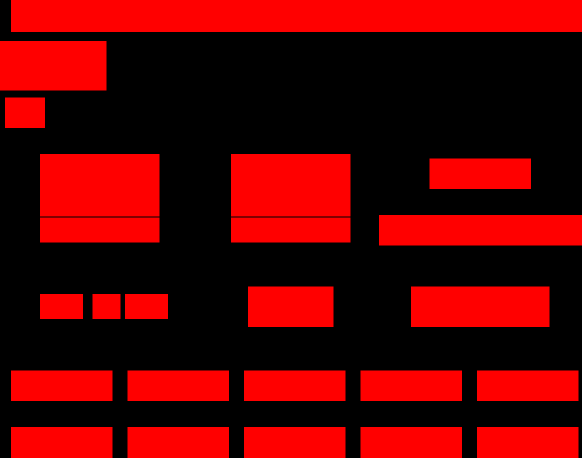
#> input picture web_app/mask/mask.png, 1163 x 915 px, found by its file name (shown at 1/2 size)
$ python calculate_ocr_regions.py
#> lines starting #> are read from the running program, lines starting #| are printed output that depends on the picture; after the words box and inside, x2 and y2 are one past the last pixel; in counts of white or black regions, pixels touching at a corner belong together
import cv2
import numpy as np

# mask.pngを読み込み
mask = cv2.imread('/Users/haruqun/Work/pachi777/web_app/mask/mask.png')
#> mask is the input picture: shape (915, 1163, 3); mean B, G, R 0, 0, 93.8

# 赤色を検出
lower_red = np.array([0, 0, 254])
upper_red = np.array([1, 1, 255])
red_mask = cv2.inRange(mask, lower_red, upper_red)
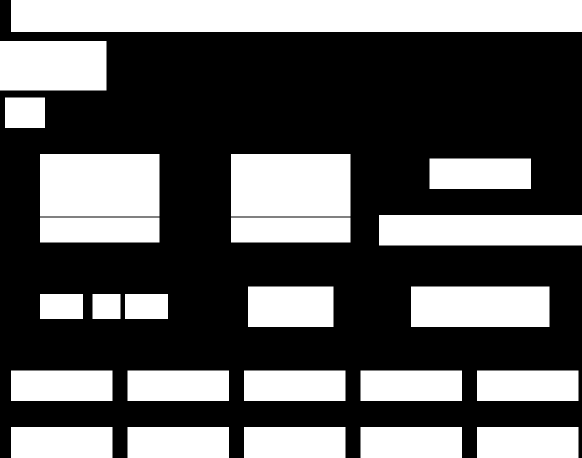
#> red_mask: shape (915, 1163) (shown at 1/2 size); 36.8% white; 24 white regions

# 輪郭を検出
contours, _ = cv2.findContours(red_mask, cv2.RETR_EXTERNAL, cv2.CHAIN_APPROX_SIMPLE)
#> contours = 24 contours; largest, box (x1, y1, x2, y2) and area: (22, 0, 1163, 64) 71820, (462, 308, 701, 433) 29512, (80, 308, 319, 433) 29512, (758, 430, 1163, 491) 24240, (822, 573, 1099, 654) 22080

# 黒背景の位置（test_detail_ocr_app.pyで検出される黒背景領域）
# 注意: 黒背景は画像によって異なる可能性があるため、
# mask.pngの座標は黒背景からの相対座標として保存すべき

# オフセット（mask.pngの原点を黒背景左上に合わせるための値）
offset_x = 0
offset_y = -191

# マスクの座標は、黒背景に対してoffset_x, offset_yだけずらした位置にある
# つまり、mask.png内の座標(x, y)は、黒背景左上を基準にすると
# (x + offset_x, y + offset_y)の位置になる

print("# mask.pngから抽出したOCR領域（黒背景左上を基準とした相対座標）")
print(f"# オフセット: X={offset_x}, Y={offset_y}")
print("# 使用方法: 黒背景の左上座標を検出し、その座標にこれらの相対座標を加算")
print()
print("OCR_REGIONS_FROM_MASK = {")

# 領域を抽出してソート
regions = []
for contour in contours:
    x, y, w, h = cv2.boundingRect(contour)
    if w > 10 and h > 10:
        # 黒背景からの相対座標として保存
        # mask.png内の座標にオフセットを適用
        x_rel = x + offset_x
        y_rel = y + offset_y
        regions.append({'x': x_rel, 'y': y_rel, 'w': w, 'h': h,
                       'x_orig': x, 'y_orig': y})
#> this loop made 24 passes
#> (contour, x, y, w, h, x_rel, y_rel) on passes 1 to 8: ([[954, 854], [954, 914], [1156, 914], [1156, 854]], 954, 854, 203, 61, 954, 663), ([[721, 854], [721, 914], [923, 914], [923, 854]], 721, 854, 203, 61, 721, 663), ([[488, 854], [488, 914], [690, 914], [690, 854]], 488, 854, 203, 61, 488, 663), ([[255, 854], [255, 914], [457, 914], [457, 854]], 255, 854, 203, 61, 255, 663), ([[22, 854], [22, 914], [224, 914], [224, 854]], 22, 854, 203, 61, 22, 663), ([[954, 741], [954, 801], [1156, 801], [1156, 741]], 954, 741, 203, 61, 954, 550), ([[721, 741], [721, 801], [923, 801], [923, 741]], 721, 741, 203, 61, 721, 550), ([[488, 741], [488, 801], [690, 801], [690, 741]], 488, 741, 203, 61, 488, 550)
#> after the loop, regions = 24 items

# Y座標、次にX座標でソート
regions.sort(key=lambda r: (r['y_orig'], r['x_orig']))

# 領域名を推定（位置から）
# 行ごとにグループ化
rows = []
current_row = []
last_y = -1

for region in regions:
    if last_y == -1 or abs(region['y_orig'] - last_y) < 30:
        current_row.append(region)
        last_y = region['y_orig']
    else:
        if current_row:
            rows.append(current_row)
        current_row = [region]
        last_y = region['y_orig']
#> this loop made 24 passes
#> last_y on passes 1 to 12: 0, 82, 195, 308, 308, 317, 430, 435, 435, 573, 573, 588
#> after the loop, rows = 7 items

if current_row:
    rows.append(current_row)

print(f"# {len(rows)}行、合計{len(regions)}個の領域を検出")
#| # 8行、合計24個の領域を検出
print()

# 重要な領域に名前を付ける
if len(rows) > 3:
    # 4行目（Y=311付近）- 大当り回数と初当り回数
    row3 = sorted(rows[3], key=lambda r: r['x_orig'])
#> row3 = 3 items
    if len(row3) >= 2:
        r = row3[0]
#> r = {'x': 80, 'y': 117, 'w': 239, 'h': 125, 'x_orig': 80, 'y_orig': 308}
        print(f"    'big_hit_count': {{'x': {r['x']}, 'y': {r['y']}, 'w': {r['w']}, 'h': {r['h']}, 'color': 'red'}},  # 大当り回数 25")
#|     'big_hit_count': {'x': 80, 'y': 117, 'w': 239, 'h': 125, 'color': 'red'},  # 大当り回数 25
        r = row3[1]
#> r = {'x': 462, 'y': 117, 'w': 239, 'h': 125, 'x_orig': 462, 'y_orig': 308}
        print(f"    'first_hit_count': {{'x': {r['x']}, 'y': {r['y']}, 'w': {r['w']}, 'h': {r['h']}, 'color': 'blue'}},  # 初当り回数 4")
#|     'first_hit_count': {'x': 462, 'y': 117, 'w': 239, 'h': 125, 'color': 'blue'},  # 初当り回数 4

    if len(row3) >= 3:
        r = row3[2]
#> r = {'x': 859, 'y': 126, 'w': 203, 'h': 61, 'x_orig': 859, 'y_orig': 317}
        print(f"    'total_start': {{'x': {r['x']}, 'y': {r['y']}, 'w': {r['w']}, 'h': {r['h']}, 'color': 'white'}},  # 累計スタート 3721")
#|     'total_start': {'x': 859, 'y': 126, 'w': 203, 'h': 61, 'color': 'white'},  # 累計スタート 3721

if len(rows) > 4:
    # 5行目（Y=438付近）- 確率と通常/チャンス
    row4 = sorted(rows[4], key=lambda r: r['x_orig'])
#> row4 = 3 items
    if len(row4) >= 2:
        r = row4[0]
#> r = {'x': 80, 'y': 244, 'w': 239, 'h': 50, 'x_orig': 80, 'y_orig': 435}
        print(f"    'big_hit_rate': {{'x': {r['x']}, 'y': {r['y']}, 'w': {r['w']}, 'h': {r['h']}, 'color': 'red'}},  # (1/148)")
#|     'big_hit_rate': {'x': 80, 'y': 244, 'w': 239, 'h': 50, 'color': 'red'},  # (1/148)
        r = row4[1]
#> r = {'x': 462, 'y': 244, 'w': 239, 'h': 50, 'x_orig': 462, 'y_orig': 435}
        print(f"    'first_hit_rate': {{'x': {r['x']}, 'y': {r['y']}, 'w': {r['w']}, 'h': {r['h']}, 'color': 'blue'}},  # (1/469)")
#|     'first_hit_rate': {'x': 462, 'y': 244, 'w': 239, 'h': 50, 'color': 'blue'},  # (1/469)

    if len(row4) >= 3:
        # 通常とチャンス中
        for i in range(2, len(row4)):
            r = row4[i]
            if i == 2:
                print(f"    'normal': {{'x': {r['x']+50}, 'y': {r['y']+10}, 'w': 80, 'h': 30, 'color': 'white'}},  # 通常 1877")
                print(f"    'chance': {{'x': {r['x']+140}, 'y': {r['y']+10}, 'w': 80, 'h': 30, 'color': 'white'}},  # チャンス中 1844")
#> this loop made 1 pass
#> i on pass 1: 2
#|     'normal': {'x': 808, 'y': 249, 'w': 80, 'h': 30, 'color': 'white'},  # 通常 1877
#|     'chance': {'x': 898, 'y': 249, 'w': 80, 'h': 30, 'color': 'white'},  # チャンス中 1844

if len(rows) > 5:
    # 6行目（Y=576付近）- 超、中、小、スタート、最高出玉
    row5 = sorted(rows[5], key=lambda r: r['x_orig'])
#> row5 = 5 items
    if len(row5) >= 3:
        # 左側の3つの小さい領域が超、中、小
        small_regions = [r for r in row5 if r['w'] < 100]
#> small_regions = 3 items
        if len(small_regions) >= 3:
            r = small_regions[0]
#> r = {'x': 80, 'y': 397, 'w': 86, 'h': 50, 'x_orig': 80, 'y_orig': 588}
            print(f"    'ultra': {{'x': {r['x']}, 'y': {r['y']}, 'w': {r['w']}, 'h': {r['h']}, 'color': 'red'}},  # 超 21")
#|     'ultra': {'x': 80, 'y': 397, 'w': 86, 'h': 50, 'color': 'red'},  # 超 21
            r = small_regions[1]
#> r = {'x': 185, 'y': 397, 'w': 56, 'h': 50, 'x_orig': 185, 'y_orig': 588}
            print(f"    'middle': {{'x': {r['x']}, 'y': {r['y']}, 'w': {r['w']}, 'h': {r['h']}, 'color': 'red'}},  # 中 0")
#|     'middle': {'x': 185, 'y': 397, 'w': 56, 'h': 50, 'color': 'red'},  # 中 0
            r = small_regions[2]
#> r = {'x': 250, 'y': 397, 'w': 86, 'h': 50, 'x_orig': 250, 'y_orig': 588}
            print(f"    'small': {{'x': {r['x']}, 'y': {r['y']}, 'w': {r['w']}, 'h': {r['h']}, 'color': 'red'}},  # 小 4")
#|     'small': {'x': 250, 'y': 397, 'w': 86, 'h': 50, 'color': 'red'},  # 小 4

        # 大きい領域がスタートと最高出玉
        large_regions = [r for r in row5 if r['w'] >= 100]
#> large_regions = 2 items
        if len(large_regions) >= 1:
            r = large_regions[0]
#> r = {'x': 496, 'y': 382, 'w': 171, 'h': 81, 'x_orig': 496, 'y_orig': 573}
            print(f"    'start': {{'x': {r['x']}, 'y': {r['y']}, 'w': {r['w']}, 'h': {r['h']}, 'color': 'white'}},  # スタート 369")
#|     'start': {'x': 496, 'y': 382, 'w': 171, 'h': 81, 'color': 'white'},  # スタート 369
        if len(large_regions) >= 2:
            r = large_regions[1]
#> r = {'x': 822, 'y': 382, 'w': 277, 'h': 81, 'x_orig': 822, 'y_orig': 573}
            print(f"    'max_payout': {{'x': {r['x']}, 'y': {r['y']}, 'w': {r['w']}, 'h': {r['h']}, 'color': 'white'}},  # 最高出玉 26830")
#|     'max_payout': {'x': 822, 'y': 382, 'w': 277, 'h': 81, 'color': 'white'},  # 最高出玉 26830

print("}")
print()

# 全領域も出力（デバッグ用）
print("\n# 全領域（デバッグ用）")
for i, region in enumerate(regions):
    print(f"# {i:2d}: orig({region['x_orig']:4}, {region['y_orig']:4}) -> final({region['x']:4}, {region['y']:4}) size({region['w']:3} x {region['h']:3})")
#> this loop made 24 passes
#| #  0: orig(  22,    0) -> final(  22, -191) size(1141 x  64)
#| #  1: orig(   0,   82) -> final(   0, -109) size(213 x  99)
#| #  2: orig(  10,  195) -> final(  10,    4) size( 80 x  61)
#| #  3: orig(  80,  308) -> final(  80,  117) size(239 x 125)
#| #  4: orig( 462,  308) -> final( 462,  117) size(239 x 125)
#| #  5: orig( 859,  317) -> final( 859,  126) size(203 x  61)
#| #  6: orig( 758,  430) -> final( 758,  239) size(405 x  61)
#| #  7: orig(  80,  435) -> final(  80,  244) size(239 x  50)
#> (further printed lines are left out)
